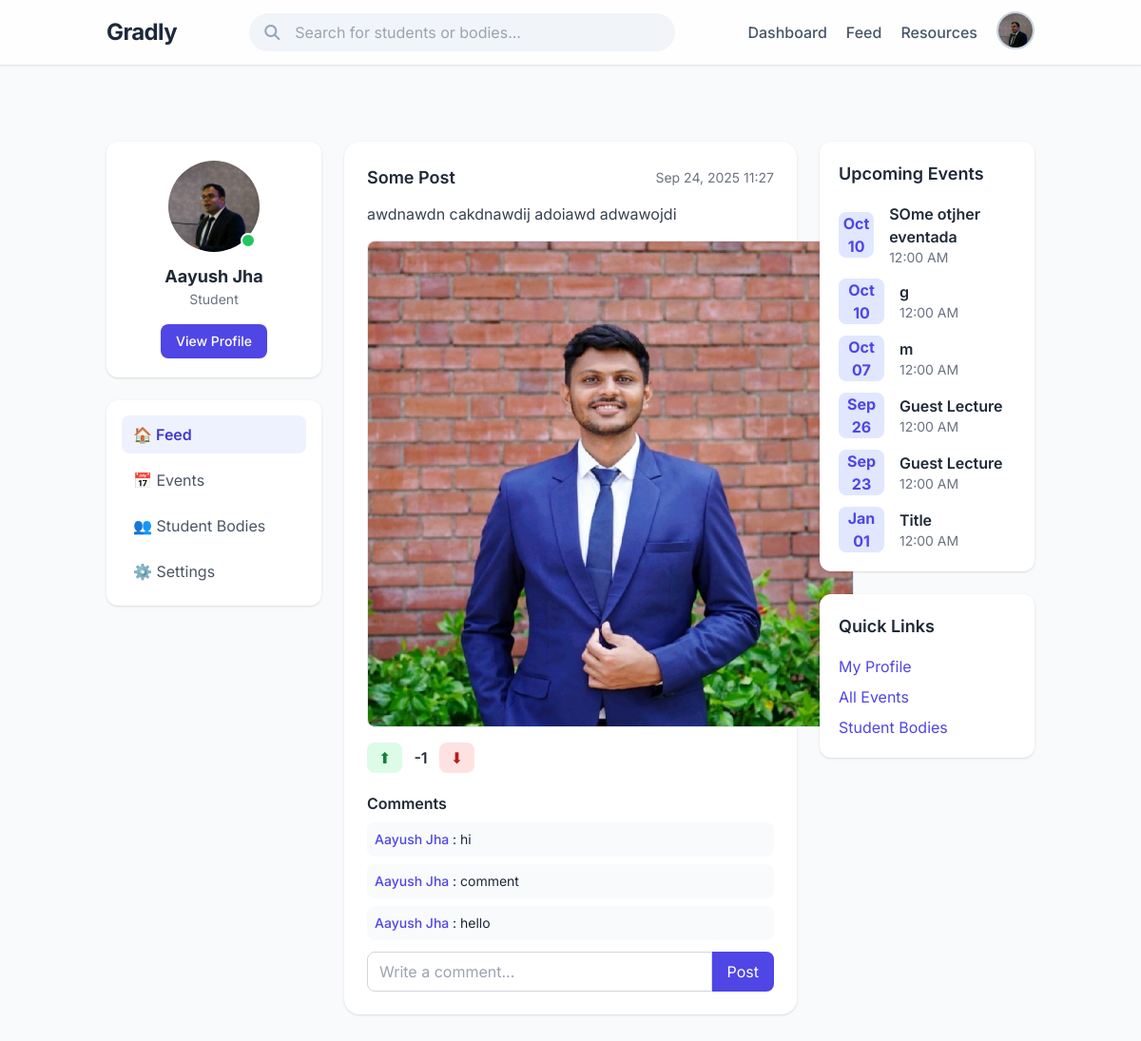
Page /posts/feed (signed in) on the committed database.
### models.py (models this page shows, shortened)
class User(db.Model, UserMixin):
    id = db.Column(db.String(15), primary_key=True)
    name = db.Column(db.String(100), nullable=False)
    email = db.Column(db.String(120), unique=True, nullable=False)
    password = db.Column(db.String(200), nullable=False)
    cgpa = db.Column(db.Float, nullable=True)
    resume = db.Column(db.String(200), nullable=True)
    phone = db.Column(db.String(20), nullable=True)
    profile_pic = db.Column(db.String(200), nullable=True)
    show_email = db.Column(db.Boolean, default=True)
    show_phone = db.Column(db.Boolean, default=True)
    show_cgpa = db.Column(db.Boolean, default=True)
    work_experiences = db.relationship('WorkExperience', backref='user', lazy=True)
    internships = db.relationship('Internship', backref='user', lazy=True)
    certifications = db.relationship('Certification', backref='user', lazy=True)
    skills = db.relationship('Skill', backref='user', lazy=True)
    hobbies = db.relationship('Hobby', backref='user', lazy=True)
    comments = db.relationship("PostComment", backref="author", lazy=True, cascade="all, delete-orphan")
    votes = db.relationship("PostVote", backref="voter", lazy=True, cascade="all, delete-orphan")
    @property
    def user_type(self):
        return "student"

class StudentBodyPost(db.Model):
    __tablename__ = "student_body_posts"
    id = db.Column(db.Integer, primary_key=True)
    body_id = db.Column(db.Integer, db.ForeignKey("student_body.id"), nullable=False)
    title = db.Column(db.String(200), nullable=False)
    content = db.Column(db.Text, nullable=False)
    image_url = db.Column(db.String(300))
    created_at = db.Column(db.DateTime, default=datetime.utcnow)
    comments = db.relationship("PostComment", backref="post", lazy=True, cascade="all, delete-orphan")
    votes = db.relationship("PostVote", backref="post", lazy=True, cascade="all, delete-orphan")

class PostComment(db.Model):
    __tablename__ = "post_comments"
    id = db.Column(db.Integer, primary_key=True)
    post_id = db.Column(db.Integer, db.ForeignKey("student_body_posts.id"), nullable=False)
    user_id = db.Column(db.String(15), db.ForeignKey("user.id"), nullable=False)
    content = db.Column(db.Text, nullable=False)
    created_at = db.Column(db.DateTime, default=datetime.utcnow)

class BodyEvent(db.Model):
    id = db.Column(db.Integer, primary_key=True)
    title = db.Column(db.String(250), nullable=False)
    description = db.Column(db.Text, nullable=True)
    poster = db.Column(db.String(200), nullable=True)  # path in static/uploads/
    date = db.Column(db.DateTime, default=datetime.utcnow)
    body_id = db.Column(db.Integer, db.ForeignKey('student_body.id'), nullable=False)

### routes/posts.py (the view)
@posts_bp.route("/feed")
@login_required
def feed():
    posts = StudentBodyPost.query.order_by(StudentBodyPost.created_at.desc()).all()
    events = BodyEvent.query.order_by(BodyEvent.date.desc()).limit(6).all()
    user_votes_q = PostVote.query.filter_by(user_id=current_user.id).all()
    user_votes = {pv.post_id: pv.vote for pv in user_votes_q}
    return render_template("feed.html", posts=posts, events=events, user_votes=user_votes)

### app.py (called while the page is built)
@login_manager.user_loader
def load_user(user_id):
    if user_id.startswith("U_"):
        roll = user_id.split("_", 1)[1]   # keep string as-is
        return User.query.get(roll)
    elif user_id.startswith("B_"):
        body_id = user_id.split("_", 1)[1]
        return StudentBody.query.get(int(body_id))
    return None

@app.before_request
def create_tables():
    db.create_all()

### templates/feed.html (shortened to what this page needs)
{% extends "base.html" %}
{% block content %}
<div class="bg-gray-50 min-h-screen py-6">
    <div class="max-w-7xl mx-auto grid grid-cols-1 lg:grid-cols-12 gap-6">
        <aside class="hidden lg:block lg:col-span-3 space-y-6">
            <div class="bg-white shadow rounded-xl p-5 text-center">
                <div class="w-24 h-24 mx-auto relative">
                    {% if current_user.profile_pic %}
                    <img src="{{ url_for('static', filename=current_user.profile_pic) }}"
                        class="rounded-full w-full h-full object-cover">
                    {% else %}
                    <img src="{{ url_for('static', filename='default-profile.png') }}"
                        class="rounded-full w-full h-full object-cover">
                    {% endif %}
                    <span
                        class="absolute bottom-1 right-1 w-4 h-4 bg-green-500 border-2 border-white rounded-full"></span>
                </div>
                <h2 class="mt-3 font-bold text-lg text-gray-800">{{ current_user.name }}</h2>
                <p class="text-sm text-gray-500">Student</p>
                <a href="{{ url_for('profile.view_profile', user_id=current_user.id) }}"
                    class="mt-4 inline-block bg-indigo-600 text-white px-4 py-2 rounded-lg hover:bg-indigo-700 font-medium text-sm">View
                    Profile</a>
            </div>
            <div class="bg-white shadow rounded-xl p-4">
                <nav class="space-y-2">
                    <a href="{{ url_for('posts.feed') }}"
                        class="block px-3 py-2 rounded-lg bg-indigo-50 text-indigo-700 font-semibold">🏠 Feed</a>
                    <a href="{{ url_for('events.view_events') }}"
                        class="block px-3 py-2 rounded-lg text-gray-600 hover:bg-gray-100">📅 Events</a>
                    <a href="#" class="block px-3 py-2 rounded-lg text-gray-600 hover:bg-gray-100">👥 Student Bodies</a>
                    <a href="{{ url_for('profile.edit_profile') }}"
                        class="block px-3 py-2 rounded-lg text-gray-600 hover:bg-gray-100">⚙️ Settings</a>
                </nav>
            </div>
        </aside>
        <main class="lg:col-span-6 space-y-6">
            {% for post in posts %}
            <div class="bg-white shadow rounded-2xl p-6">
                <div class="flex justify-between items-center">
                    <h2 class="text-lg font-semibold text-gray-800">{{ post.title }}</h2>
                    <span class="text-sm text-gray-500">{{ post.created_at.strftime("%b %d, %Y %H:%M") }}</span>
                </div>
                <p class="mt-3 text-gray-700">{{ post.content }}</p>
                {% if post.image_url %}
                <img src="{{ url_for('static', filename=post.image_url) }}"
                    class="mt-4 rounded-lg border border-gray-200 max-w-lg mx-auto block">
                {% endif %}
                <div class="flex items-center mt-4 space-x-3">
                    <button onclick="vote({{ post.id }}, 'upvote')"
                        class="px-3 py-1 bg-green-100 text-green-700 rounded-lg hover:bg-green-200">⬆</button>
                    <span id="score-{{ post.id }}" class="font-semibold text-gray-800">
                        {{ post.votes | map(attribute="vote") | sum }}
                    </span>
                    <button onclick="vote({{ post.id }}, 'downvote')"
                        class="px-3 py-1 bg-red-100 text-red-700 rounded-lg hover:bg-red-200">⬇</button>
                </div>
    <div class="mt-5">
        <h3 class="font-semibold text-gray-800 mb-2">Comments</h3>
        <div id="comments-{{ post.id }}" class="space-y-2">
            {% for c in post.comments %}
            <div class="bg-gray-50 p-2 rounded-lg text-sm">
                <a href="{{ url_for('profile.view_profile', user_id=c.author.id) }}"
                    class="font-medium text-indigo-600 hover:underline">
                    {{ c.author.name if c.author else "User" }}
                </a>: {{ c.content }}
            </div>
            {% endfor %}
        </div>
        <form onsubmit="submitComment(event, {{ post.id }})" class="mt-3 flex">
            <input type="text" name="comment" placeholder="Write a comment..."
                class="flex-1 border border-gray-300 rounded-l-lg px-3 py-2 focus:outline-none focus:ring-2 focus:ring-indigo-500"
                required>
            <button type="submit" class="px-4 py-2 bg-indigo-600 text-white rounded-r-lg hover:bg-indigo-700">Post</button>
        </form>
    </div>
            </div>
            {% else %}
            <div class="text-center py-20 bg-white shadow rounded-xl">
                <h2 class="text-2xl font-bold text-gray-600">No posts yet!</h2>
                <p class="text-gray-500">The feed is empty. Check back later for updates.</p>
            </div>
            {% endfor %}
        </main>
        <aside class="hidden lg:block lg:col-span-3 space-y-6">
            <div class="bg-white shadow rounded-xl p-5">
                <h3 class="font-semibold text-gray-800 text-lg mb-4">Upcoming Events</h3>
                {% if events %}
                <ul class="space-y-3">
                    {% for event in events %}
                    <li class="flex gap-4 items-center">
                        <div
                            class="bg-indigo-100 text-indigo-600 font-bold w-12 h-12 rounded-lg flex flex-col items-center justify-center">
                            <span>{{ event.date.strftime("%b") }}</span>
                            <span>{{ event.date.strftime("%d") }}</span>
                        </div>
                        <div>
                            <p class="font-semibold text-gray-800">{{ event.title }}</p>
                            <p class="text-sm text-gray-500">{{ event.date.strftime("%I:%M %p") }}</p>
                        </div>
                    </li>
                    {% endfor %}
                </ul>
                {% else %}
                <p class="text-gray-500 text-sm">No upcoming events.</p>
                {% endif %}
            </div>
            <div class="bg-white shadow rounded-xl p-5">
                <h3 class="font-semibold text-gray-800 text-lg mb-4">Quick Links</h3>
                <ul class="space-y-2">
                    <li><a href="{{ url_for('profile.view_profile', user_id=current_user.id) }}"
                            class="text-indigo-600 hover:underline">My Profile</a></li>
                    <li><a href="{{ url_for('events.view_events') }}" class="text-indigo-600 hover:underline">All
                            Events</a></li>
                    <li><a href="#" class="text-indigo-600 hover:underline">Student Bodies</a></li>
                </ul>
            </div>
        </aside>
    </div>
</div>
{% endblock %}

### templates/base.html (shortened to what this page needs)
<!DOCTYPE html>
<html lang="en" class="scroll-smooth">
<head>
    <script src="https://cdn.tailwindcss.com"></script>
    <link rel="stylesheet" href="https://cdnjs.cloudflare.com/ajax/libs/font-awesome/6.5.2/css/all.min.css"
 />
</head>
<body class="bg-slate-50 text-slate-800 flex flex-col min-h-screen">
    <nav class="sticky top-0 z-50 bg-white/80 backdrop-blur-lg shadow-sm border-b border-slate-200">
        <div class="container mx-auto px-6 py-3 flex justify-between items-center">
            <a href="{% if current_user.is_authenticated and current_user.user_type == 'body' %}
                     {{ url_for('studentbody.body_home', body_id=current_user.id) }}
                  {% else %}
                     {{ url_for('home') }}
                  {% endif %}" class="text-2xl font-bold text-slate-800 tracking-tight">
                Gradly
            </a>
            {% if current_user.is_authenticated %}
            <div class="relative w-full max-w-md hidden md:block">
                <i class="fa fa-search absolute left-4 top-1/2 -translate-y-1/2 text-slate-400"></i>
                <input id="search-bar" type="text" placeholder="Search for students or bodies..."
                    class="w-full pl-12 pr-4 py-2 rounded-full bg-slate-100 border-transparent focus:outline-none focus:ring-2 focus:ring-sky-500 transition-all">
            </div>
            {% endif %}
            <div class="flex items-center space-x-5">
                {% if current_user.is_authenticated %}
                {% if current_user.user_type == "student" %}
                <a href="{{ url_for('dashboard.dashboard') }}"
                    class="text-slate-600 hover:text-sky-500 font-medium transition-colors">Dashboard</a>
                {% elif current_user.user_type == "body" %}
                <a href="{{ url_for('studentbody.body_dashboard', body_id=current_user.id) }}"
                    class="text-slate-600 hover:text-pink-500 font-medium transition-colors">Dashboard</a>
                {% endif %}
                <a href="{{ url_for('posts.feed') }}"
                    class="text-slate-600 hover:text-emerald-500 font-medium transition-colors">Feed</a>
                <a href="{{ url_for('resources.resources') }}"
                    class="text-slate-600 hover:text-sky-500 font-medium transition-colors">Resources</a>
                <div class="relative" x-data="{ open: false }">
                    <button @click="open = !open"
                        class="w-10 h-10 rounded-full overflow-hidden border-2 border-slate-300 focus:outline-none">
                        {% if current_user.profile_pic %}
                        <img src="{{ url_for('static', filename=current_user.profile_pic) }}" alt="Profile Picture"
                            class="w-full h-full object-cover">
                        {% else %}
                        <img src="{{ url_for('static', filename='default-profile.png') }}" alt="Default Picture"
                            class="w-full h-full object-cover">
                        {% endif %}
                    </button>
                </div>
                {% else %}
                <a href="{{ url_for('auth.login') }}"
                    class="text-slate-600 hover:text-sky-500 font-medium transition-colors">Login</a>
                <a href="{{ url_for('auth.register') }}"
                    class="bg-sky-500 text-white px-4 py-2 rounded-full text-sm font-semibold hover:bg-sky-600 transition-all duration-300">Register</a>
                {% endif %}
            </div>
        </div>
    </nav>
    <main class="container mx-auto px-6 py-8 flex-grow">
        <div class="content-fade-in">
            {% block content %}{% endblock %}
        </div>
    </main>
</body>
</html>

### templates/base.html (style rules this page uses)
body { font-family: 'Inter', sans-serif; }
.content-fade-in { animation: fadeIn 0.6s ease-in-out forwards; }

### rows in the picture
User: profile_pic (picture), name "Aayush Jha"
StudentBodyPost: title "Some Post", created_at "Sep 24, 2025 11:27", content "awdnawdn cakdnawdij adoiawd adwawojdi", image_url (picture), votes|map "-1"
PostComment: author "Aayush Jha", content "hi"
PostComment: author "Aayush Jha", content "comment"
PostComment: author "Aayush Jha", content "hello"
BodyEvent: date "Oct", date "10", title "SOme otjher eventada", date "12:00 AM"
BodyEvent: date "Oct", date "10", title "g", date "12:00 AM"
BodyEvent: date "Oct", date "07", title "m", date "12:00 AM"
BodyEvent: date "Sep", date "26", title "Guest Lecture", date "12:00 AM"
BodyEvent: date "Sep", date "23", title "Guest Lecture", date "12:00 AM"
BodyEvent: date "Jan", date "01", title "Title", date "12:00 AM"
